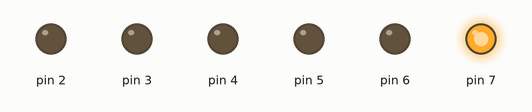
Bench run of a sketch on a simulated Arduino Uno, built with avr-gcc and run on an emulated ATmega328P. Parts: output pins drawn as LEDs (lit = HIGH).

Above: at 0.15 s.
At 1.05 s:
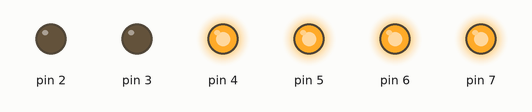
At 2.25 s:
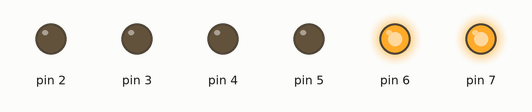
At 4.95 s:
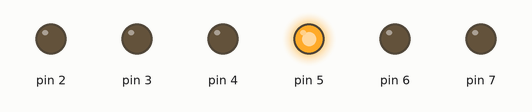
At 8.85 s:
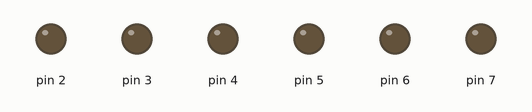
At 19.35 s:
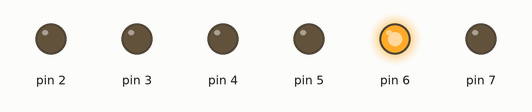
Timing chart, 0 to 19.6 s (numbered marks = the images above):
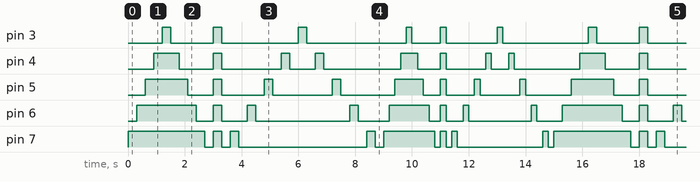

The sketch:

blinky_blinky_code.ino
```cpp
void setup() {
  for (int i = 7; i >= 2;) {
    pinMode(i, OUTPUT);
    i = i - 1;
  }
}

int delayTime = 300;
void loop() {
    //1
  for (int i = 7; i >= 3;) {
    digitalWrite(i, HIGH);
    i = i - 1;
    delay(delayTime);
  }

  //2
  for (int i = 3; i <= 7;) {
    digitalWrite(i, LOW);
    delay(delayTime);
    i = i + 1;
  }

  //3
  for (int i = 3; i <= 7;) {
    digitalWrite(i, HIGH);
    i = i + 1;
  }
  delay(delayTime);
  for (int i = 3; i <= 7;) {
    digitalWrite(i, LOW);
    i = i + 1;
  }
  delay(delayTime);


  //4
  for (int i = 7; i >= 3;) {
    digitalWrite(i, HIGH);
    delay(delayTime);
    digitalWrite(i, LOW);
    delay(delayTime);
    i = i - 1;
  }

  //5
  for (int i = 4; i <= 7;) {
    digitalWrite(i, HIGH);
    delay(delayTime);
    digitalWrite(i, LOW);
    delay(delayTime);
    i = i + 1;
  }

  if(delayTime == 300){
    delayTime = 200;
  }else {
    delayTime = 300;
  }
}
```

Measured:
- by itself, pin 3: repeats every 15.0 s: LOW 1.5 s, HIGH 0.30 s, LOW 2.7 s, HIGH 0.30 s, LOW 3.5 s, HIGH 0.20 s, LOW 1.0 s, HIGH 0.20 s, LOW 1.8 s, HIGH 0.20 s, LOW 3.0 s, HIGH 0.30 s
- by itself, pin 7: repeats every 15.0 s: 2 × (LOW 0.30 s, HIGH 0.30 s), LOW 4.5 s, HIGH 0.30 s, LOW 0.30 s, HIGH 1.8 s, 2 × (LOW 0.20 s, HIGH 0.20 s), LOW 3.0 s, HIGH 0.20 s, LOW 0.20 s, HIGH 2.7 s
- by itself, everything shown: repeats every 15.0 s, in 60 steps
